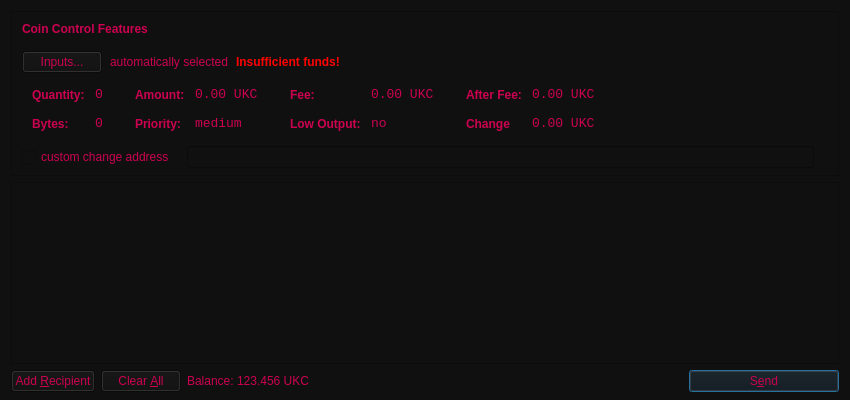
<?xml version="1.0" encoding="UTF-8"?>
<ui version="4.0">
 <class>SendCoinsDialog</class>
 <widget class="QDialog" name="SendCoinsDialog">
  <property name="geometry">
   <rect>
    <x>0</x>
    <y>0</y>
    <width>850</width>
    <height>400</height>
   </rect>
  </property>
  <property name="windowTitle">
   <string>Send Coins</string>
  </property>
  <property name="styleSheet">
   <string notr="true">color: rgb(204, 1, 80);
background-color: rgb(16, 16, 16);</string>
  </property>
  <layout class="QVBoxLayout" name="verticalLayout" stretch="0,1,0">
   <property name="bottomMargin">
    <number>8</number>
   </property>
   <item>
    <widget class="QFrame" name="frameCoinControl">
     <property name="sizePolicy">
      <sizepolicy hsizetype="Expanding" vsizetype="Expanding">
       <horstretch>0</horstretch>
       <verstretch>0</verstretch>
      </sizepolicy>
     </property>
     <property name="maximumSize">
      <size>
       <width>16777215</width>
       <height>16777215</height>
      </size>
     </property>
     <property name="frameShape">
      <enum>QFrame::StyledPanel</enum>
     </property>
     <property name="frameShadow">
      <enum>QFrame::Sunken</enum>
     </property>
     <layout class="QVBoxLayout" name="verticalLayoutCoinControl2">
      <property name="spacing">
       <number>6</number>
      </property>
      <property name="leftMargin">
       <number>0</number>
      </property>
      <property name="topMargin">
       <number>0</number>
      </property>
      <property name="rightMargin">
       <number>0</number>
      </property>
      <property name="bottomMargin">
       <number>6</number>
      </property>
      <item>
       <layout class="QVBoxLayout" name="verticalLayoutCoinControl" stretch="0,0,0,0,1">
        <property name="spacing">
         <number>0</number>
        </property>
        <property name="leftMargin">
         <number>10</number>
        </property>
        <property name="topMargin">
         <number>10</number>
        </property>
        <item>
         <layout class="QHBoxLayout" name="horizontalLayoutCoinControl1">
          <property name="bottomMargin">
           <number>15</number>
          </property>
          <item>
           <widget class="QLabel" name="labelCoinControlFeatures">
            <property name="sizePolicy">
             <sizepolicy hsizetype="Preferred" vsizetype="Maximum">
              <horstretch>0</horstretch>
              <verstretch>0</verstretch>
             </sizepolicy>
            </property>
            <property name="font">
             <font>
              <weight>75</weight>
              <bold>true</bold>
             </font>
            </property>
            <property name="styleSheet">
             <string notr="true">font-weight:bold;</string>
            </property>
            <property name="text">
             <string>Coin Control Features</string>
            </property>
           </widget>
          </item>
         </layout>
        </item>
        <item>
         <layout class="QHBoxLayout" name="horizontalLayoutCoinControl2" stretch="0,0,0,0">
          <property name="spacing">
           <number>8</number>
          </property>
          <property name="bottomMargin">
           <number>10</number>
          </property>
          <item>
           <widget class="QPushButton" name="pushButtonCoinControl">
            <property name="styleSheet">
             <string notr="true"/>
            </property>
            <property name="text">
             <string>Inputs...</string>
            </property>
           </widget>
          </item>
          <item>
           <widget class="QLabel" name="labelCoinControlAutomaticallySelected">
            <property name="text">
             <string>automatically selected</string>
            </property>
            <property name="margin">
             <number>5</number>
            </property>
           </widget>
          </item>
          <item>
           <widget class="QLabel" name="labelCoinControlInsuffFunds">
            <property name="font">
             <font>
              <weight>75</weight>
              <bold>true</bold>
             </font>
            </property>
            <property name="styleSheet">
             <string notr="true">color:red;font-weight:bold;</string>
            </property>
            <property name="text">
             <string>Insufficient funds!</string>
            </property>
            <property name="margin">
             <number>5</number>
            </property>
           </widget>
          </item>
          <item>
           <spacer name="horizontalSpacerCoinControl">
            <property name="orientation">
             <enum>Qt::Horizontal</enum>
            </property>
            <property name="sizeHint" stdset="0">
             <size>
              <width>40</width>
              <height>1</height>
             </size>
            </property>
           </spacer>
          </item>
         </layout>
        </item>
        <item>
         <widget class="QWidget" name="widgetCoinControl" native="true">
          <property name="sizePolicy">
           <sizepolicy hsizetype="Preferred" vsizetype="Preferred">
            <horstretch>0</horstretch>
            <verstretch>0</verstretch>
           </sizepolicy>
          </property>
          <property name="minimumSize">
           <size>
            <width>0</width>
            <height>0</height>
           </size>
          </property>
          <property name="styleSheet">
           <string notr="true"/>
          </property>
          <layout class="QHBoxLayout" name="horizontalLayoutCoinControl5">
           <property name="leftMargin">
            <number>0</number>
           </property>
           <property name="topMargin">
            <number>0</number>
           </property>
           <property name="rightMargin">
            <number>0</number>
           </property>
           <property name="bottomMargin">
            <number>0</number>
           </property>
           <item>
            <layout class="QHBoxLayout" name="horizontalLayoutCoinControl3" stretch="0,0,0,1">
             <property name="spacing">
              <number>20</number>
             </property>
             <property name="topMargin">
              <number>0</number>
             </property>
             <property name="bottomMargin">
              <number>10</number>
             </property>
             <item>
              <layout class="QFormLayout" name="formLayoutCoinControl1">
               <property name="horizontalSpacing">
                <number>10</number>
               </property>
               <property name="verticalSpacing">
                <number>14</number>
               </property>
               <property name="leftMargin">
                <number>10</number>
               </property>
               <property name="topMargin">
                <number>4</number>
               </property>
               <property name="rightMargin">
                <number>6</number>
               </property>
               <item row="0" column="0">
                <widget class="QLabel" name="labelCoinControlQuantityText">
                 <property name="styleSheet">
                  <string notr="true">font-weight:bold;</string>
                 </property>
                 <property name="text">
                  <string>Quantity:</string>
                 </property>
                 <property name="margin">
                  <number>0</number>
                 </property>
                </widget>
               </item>
               <item row="0" column="1">
                <widget class="QLabel" name="labelCoinControlQuantity">
                 <property name="font">
                  <font>
                   <family>Monospace</family>
                   <pointsize>10</pointsize>
                  </font>
                 </property>
                 <property name="cursor">
                  <cursorShape>IBeamCursor</cursorShape>
                 </property>
                 <property name="contextMenuPolicy">
                  <enum>Qt::ActionsContextMenu</enum>
                 </property>
                 <property name="text">
                  <string>0</string>
                 </property>
                 <property name="margin">
                  <number>0</number>
                 </property>
                 <property name="textInteractionFlags">
                  <set>Qt::LinksAccessibleByMouse|Qt::TextSelectableByKeyboard|Qt::TextSelectableByMouse</set>
                 </property>
                </widget>
               </item>
               <item row="1" column="0">
                <widget class="QLabel" name="labelCoinControlBytesText">
                 <property name="styleSheet">
                  <string notr="true">font-weight:bold;</string>
                 </property>
                 <property name="text">
                  <string>Bytes:</string>
                 </property>
                </widget>
               </item>
               <item row="1" column="1">
                <widget class="QLabel" name="labelCoinControlBytes">
                 <property name="font">
                  <font>
                   <family>Monospace</family>
                   <pointsize>10</pointsize>
                  </font>
                 </property>
                 <property name="cursor">
                  <cursorShape>IBeamCursor</cursorShape>
                 </property>
                 <property name="contextMenuPolicy">
                  <enum>Qt::ActionsContextMenu</enum>
                 </property>
                 <property name="text">
                  <string>0</string>
                 </property>
                 <property name="textInteractionFlags">
                  <set>Qt::LinksAccessibleByMouse|Qt::TextSelectableByKeyboard|Qt::TextSelectableByMouse</set>
                 </property>
                </widget>
               </item>
              </layout>
             </item>
             <item>
              <layout class="QFormLayout" name="formLayoutCoinControl2">
               <property name="horizontalSpacing">
                <number>10</number>
               </property>
               <property name="verticalSpacing">
                <number>14</number>
               </property>
               <property name="leftMargin">
                <number>6</number>
               </property>
               <property name="topMargin">
                <number>4</number>
               </property>
               <property name="rightMargin">
                <number>6</number>
               </property>
               <item row="0" column="0">
                <widget class="QLabel" name="labelCoinControlAmountText">
                 <property name="styleSheet">
                  <string notr="true">font-weight:bold;</string>
                 </property>
                 <property name="text">
                  <string>Amount:</string>
                 </property>
                 <property name="margin">
                  <number>0</number>
                 </property>
                </widget>
               </item>
               <item row="0" column="1">
                <widget class="QLabel" name="labelCoinControlAmount">
                 <property name="font">
                  <font>
                   <family>Monospace</family>
                   <pointsize>10</pointsize>
                  </font>
                 </property>
                 <property name="cursor">
                  <cursorShape>IBeamCursor</cursorShape>
                 </property>
                 <property name="contextMenuPolicy">
                  <enum>Qt::ActionsContextMenu</enum>
                 </property>
                 <property name="text">
                  <string notr="true">0.00 UKC</string>
                 </property>
                 <property name="textInteractionFlags">
                  <set>Qt::LinksAccessibleByMouse|Qt::TextSelectableByKeyboard|Qt::TextSelectableByMouse</set>
                 </property>
                </widget>
               </item>
               <item row="1" column="0">
                <widget class="QLabel" name="labelCoinControlPriorityText">
                 <property name="styleSheet">
                  <string notr="true">font-weight:bold;</string>
                 </property>
                 <property name="text">
                  <string>Priority:</string>
                 </property>
                </widget>
               </item>
               <item row="1" column="1">
                <widget class="QLabel" name="labelCoinControlPriority">
                 <property name="font">
                  <font>
                   <family>Monospace</family>
                   <pointsize>10</pointsize>
                  </font>
                 </property>
                 <property name="cursor">
                  <cursorShape>IBeamCursor</cursorShape>
                 </property>
                 <property name="contextMenuPolicy">
                  <enum>Qt::ActionsContextMenu</enum>
                 </property>
                 <property name="text">
                  <string>medium</string>
                 </property>
                 <property name="textInteractionFlags">
                  <set>Qt::LinksAccessibleByMouse|Qt::TextSelectableByKeyboard|Qt::TextSelectableByMouse</set>
                 </property>
                </widget>
               </item>
              </layout>
             </item>
             <item>
              <layout class="QFormLayout" name="formLayoutCoinControl3">
               <property name="horizontalSpacing">
                <number>10</number>
               </property>
               <property name="verticalSpacing">
                <number>14</number>
               </property>
               <property name="leftMargin">
                <number>6</number>
               </property>
               <property name="topMargin">
                <number>4</number>
               </property>
               <property name="rightMargin">
                <number>6</number>
               </property>
               <item row="0" column="0">
                <widget class="QLabel" name="labelCoinControlFeeText">
                 <property name="styleSheet">
                  <string notr="true">font-weight:bold;</string>
                 </property>
                 <property name="text">
                  <string>Fee:</string>
                 </property>
                 <property name="margin">
                  <number>0</number>
                 </property>
                </widget>
               </item>
               <item row="0" column="1">
                <widget class="QLabel" name="labelCoinControlFee">
                 <property name="font">
                  <font>
                   <family>Monospace</family>
                   <pointsize>10</pointsize>
                  </font>
                 </property>
                 <property name="cursor">
                  <cursorShape>IBeamCursor</cursorShape>
                 </property>
                 <property name="contextMenuPolicy">
                  <enum>Qt::ActionsContextMenu</enum>
                 </property>
                 <property name="text">
                  <string notr="true">0.00 UKC</string>
                 </property>
                 <property name="textInteractionFlags">
                  <set>Qt::LinksAccessibleByMouse|Qt::TextSelectableByKeyboard|Qt::TextSelectableByMouse</set>
                 </property>
                </widget>
               </item>
               <item row="1" column="0">
                <widget class="QLabel" name="labelCoinControlLowOutputText">
                 <property name="styleSheet">
                  <string notr="true">font-weight:bold;</string>
                 </property>
                 <property name="text">
                  <string>Low Output:</string>
                 </property>
                </widget>
               </item>
               <item row="1" column="1">
                <widget class="QLabel" name="labelCoinControlLowOutput">
                 <property name="font">
                  <font>
                   <family>Monospace</family>
                   <pointsize>10</pointsize>
                  </font>
                 </property>
                 <property name="cursor">
                  <cursorShape>IBeamCursor</cursorShape>
                 </property>
                 <property name="contextMenuPolicy">
                  <enum>Qt::ActionsContextMenu</enum>
                 </property>
                 <property name="text">
                  <string>no</string>
                 </property>
                 <property name="textInteractionFlags">
                  <set>Qt::LinksAccessibleByMouse|Qt::TextSelectableByKeyboard|Qt::TextSelectableByMouse</set>
                 </property>
                </widget>
               </item>
              </layout>
             </item>
             <item>
              <layout class="QFormLayout" name="formLayoutCoinControl4">
               <property name="horizontalSpacing">
                <number>10</number>
               </property>
               <property name="verticalSpacing">
                <number>14</number>
               </property>
               <property name="leftMargin">
                <number>6</number>
               </property>
               <property name="topMargin">
                <number>4</number>
               </property>
               <property name="rightMargin">
                <number>6</number>
               </property>
               <item row="0" column="0">
                <widget class="QLabel" name="labelCoinControlAfterFeeText">
                 <property name="styleSheet">
                  <string notr="true">font-weight:bold;</string>
                 </property>
                 <property name="text">
                  <string>After Fee:</string>
                 </property>
                 <property name="margin">
                  <number>0</number>
                 </property>
                </widget>
               </item>
               <item row="0" column="1">
                <widget class="QLabel" name="labelCoinControlAfterFee">
                 <property name="font">
                  <font>
                   <family>Monospace</family>
                   <pointsize>10</pointsize>
                  </font>
                 </property>
                 <property name="cursor">
                  <cursorShape>IBeamCursor</cursorShape>
                 </property>
                 <property name="contextMenuPolicy">
                  <enum>Qt::ActionsContextMenu</enum>
                 </property>
                 <property name="text">
                  <string notr="true">0.00 UKC</string>
                 </property>
                 <property name="textInteractionFlags">
                  <set>Qt::LinksAccessibleByMouse|Qt::TextSelectableByKeyboard|Qt::TextSelectableByMouse</set>
                 </property>
                </widget>
               </item>
               <item row="1" column="0">
                <widget class="QLabel" name="labelCoinControlChangeText">
                 <property name="styleSheet">
                  <string notr="true">font-weight:bold;</string>
                 </property>
                 <property name="text">
                  <string>Change</string>
                 </property>
                </widget>
               </item>
               <item row="1" column="1">
                <widget class="QLabel" name="labelCoinControlChange">
                 <property name="font">
                  <font>
                   <family>Monospace</family>
                   <pointsize>10</pointsize>
                  </font>
                 </property>
                 <property name="cursor">
                  <cursorShape>IBeamCursor</cursorShape>
                 </property>
                 <property name="contextMenuPolicy">
                  <enum>Qt::ActionsContextMenu</enum>
                 </property>
                 <property name="text">
                  <string notr="true">0.00 UKC</string>
                 </property>
                 <property name="textInteractionFlags">
                  <set>Qt::LinksAccessibleByMouse|Qt::TextSelectableByKeyboard|Qt::TextSelectableByMouse</set>
                 </property>
                </widget>
               </item>
              </layout>
             </item>
            </layout>
           </item>
          </layout>
         </widget>
        </item>
        <item>
         <layout class="QHBoxLayout" name="horizontalLayoutCoinControl4" stretch="0,0,0">
          <property name="spacing">
           <number>12</number>
          </property>
          <property name="sizeConstraint">
           <enum>QLayout::SetDefaultConstraint</enum>
          </property>
          <property name="topMargin">
           <number>5</number>
          </property>
          <property name="rightMargin">
           <number>5</number>
          </property>
          <item>
           <widget class="QCheckBox" name="checkBoxCoinControlChange">
            <property name="text">
             <string>custom change address</string>
            </property>
           </widget>
          </item>
          <item>
           <widget class="QLineEdit" name="lineEditCoinControlChange">
            <property name="enabled">
             <bool>false</bool>
            </property>
            <property name="sizePolicy">
             <sizepolicy hsizetype="Expanding" vsizetype="Fixed">
              <horstretch>0</horstretch>
              <verstretch>0</verstretch>
             </sizepolicy>
            </property>
           </widget>
          </item>
          <item>
           <widget class="QLabel" name="labelCoinControlChangeLabel">
            <property name="sizePolicy">
             <sizepolicy hsizetype="Preferred" vsizetype="Expanding">
              <horstretch>0</horstretch>
              <verstretch>0</verstretch>
             </sizepolicy>
            </property>
            <property name="minimumSize">
             <size>
              <width>0</width>
              <height>0</height>
             </size>
            </property>
            <property name="text">
             <string/>
            </property>
            <property name="margin">
             <number>3</number>
            </property>
           </widget>
          </item>
         </layout>
        </item>
        <item>
         <spacer name="verticalSpacerCoinControl">
          <property name="orientation">
           <enum>Qt::Vertical</enum>
          </property>
          <property name="sizeHint" stdset="0">
           <size>
            <width>800</width>
            <height>1</height>
           </size>
          </property>
         </spacer>
        </item>
       </layout>
      </item>
     </layout>
    </widget>
   </item>
   <item>
    <widget class="QScrollArea" name="scrollArea">
     <property name="widgetResizable">
      <bool>true</bool>
     </property>
     <widget class="QWidget" name="scrollAreaWidgetContents">
      <property name="geometry">
       <rect>
        <x>0</x>
        <y>0</y>
        <width>830</width>
        <height>172</height>
       </rect>
      </property>
      <layout class="QVBoxLayout" name="verticalLayout_2">
       <property name="leftMargin">
        <number>0</number>
       </property>
       <property name="topMargin">
        <number>0</number>
       </property>
       <property name="rightMargin">
        <number>0</number>
       </property>
       <property name="bottomMargin">
        <number>0</number>
       </property>
       <item>
        <layout class="QVBoxLayout" name="entries">
         <property name="spacing">
          <number>6</number>
         </property>
        </layout>
       </item>
       <item>
        <spacer name="verticalSpacer">
         <property name="orientation">
          <enum>Qt::Vertical</enum>
         </property>
         <property name="sizeHint" stdset="0">
          <size>
           <width>20</width>
           <height>40</height>
          </size>
         </property>
        </spacer>
       </item>
      </layout>
     </widget>
    </widget>
   </item>
   <item>
    <layout class="QHBoxLayout" name="horizontalLayout">
     <item>
      <widget class="QPushButton" name="addButton">
       <property name="toolTip">
        <string>Send to multiple recipients at once</string>
       </property>
       <property name="text">
        <string>Add &amp;Recipient</string>
       </property>
       <property name="autoDefault">
        <bool>false</bool>
       </property>
      </widget>
     </item>
     <item>
      <widget class="QPushButton" name="clearButton">
       <property name="sizePolicy">
        <sizepolicy hsizetype="Minimum" vsizetype="Fixed">
         <horstretch>0</horstretch>
         <verstretch>0</verstretch>
        </sizepolicy>
       </property>
       <property name="toolTip">
        <string>Remove all transaction fields</string>
       </property>
       <property name="text">
        <string>Clear &amp;All</string>
       </property>
       <property name="autoRepeatDelay">
        <number>300</number>
       </property>
       <property name="autoDefault">
        <bool>false</bool>
       </property>
      </widget>
     </item>
     <item>
      <layout class="QHBoxLayout" name="horizontalLayout_2">
       <property name="spacing">
        <number>3</number>
       </property>
       <item>
        <widget class="QLabel" name="label">
         <property name="sizePolicy">
          <sizepolicy hsizetype="Preferred" vsizetype="Fixed">
           <horstretch>0</horstretch>
           <verstretch>0</verstretch>
          </sizepolicy>
         </property>
         <property name="text">
          <string>Balance:</string>
         </property>
        </widget>
       </item>
       <item>
        <widget class="QLabel" name="labelBalance">
         <property name="sizePolicy">
          <sizepolicy hsizetype="Preferred" vsizetype="Fixed">
           <horstretch>0</horstretch>
           <verstretch>0</verstretch>
          </sizepolicy>
         </property>
         <property name="cursor">
          <cursorShape>IBeamCursor</cursorShape>
         </property>
         <property name="text">
          <string notr="true">123.456 UKC</string>
         </property>
         <property name="textInteractionFlags">
          <set>Qt::LinksAccessibleByMouse|Qt::TextSelectableByKeyboard|Qt::TextSelectableByMouse</set>
         </property>
        </widget>
       </item>
      </layout>
     </item>
     <item>
      <spacer name="horizontalSpacer">
       <property name="orientation">
        <enum>Qt::Horizontal</enum>
       </property>
       <property name="sizeHint" stdset="0">
        <size>
         <width>40</width>
         <height>20</height>
        </size>
       </property>
      </spacer>
     </item>
     <item>
      <widget class="QPushButton" name="sendButton">
       <property name="minimumSize">
        <size>
         <width>150</width>
         <height>0</height>
        </size>
       </property>
       <property name="toolTip">
        <string>Confirm the send action</string>
       </property>
       <property name="text">
        <string>S&amp;end</string>
       </property>
       <property name="icon">
        <iconset resource="../bitcoin.qrc">
         <normaloff>:/icons/send</normaloff>:/icons/send</iconset>
       </property>
       <property name="default">
        <bool>true</bool>
       </property>
      </widget>
     </item>
    </layout>
   </item>
  </layout>
 </widget>
 <resources>
  <include location="../bitcoin.qrc"/>
 </resources>
 <connections/>
</ui>
